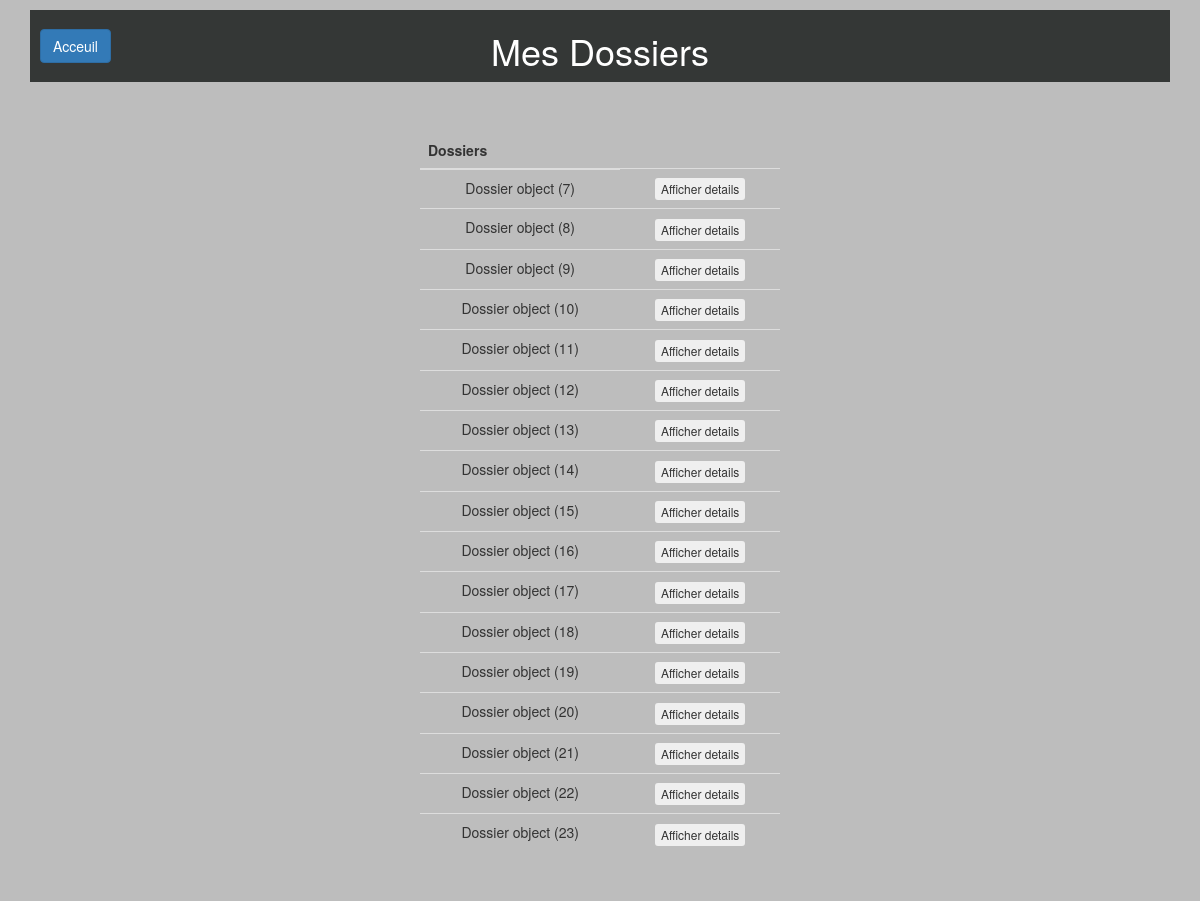
The page /consulterdossier/ (signed in) on the database as committed earlier.
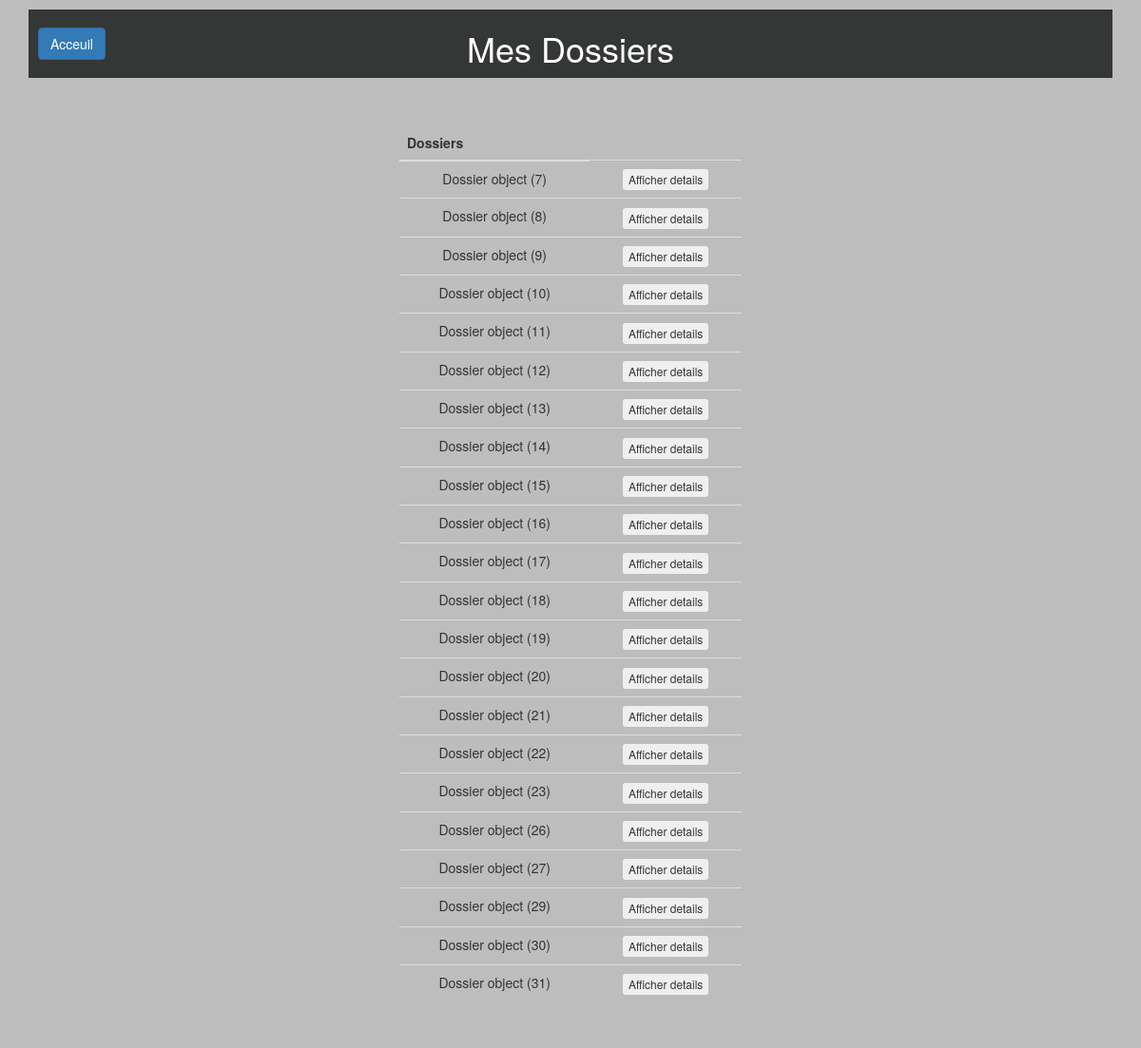
The same page on the database as committed later.
### calculdej/models.py (models this page shows, shortened)
class Dossier(models.Model):
    titre = models.CharField(max_length=30,default="")
    auteur = models.ForeignKey(settings.AUTH_USER_MODEL, on_delete=models.CASCADE)
    dernier = models.BooleanField(default=True)

### consulterdossier/views.py (the view)
# urls.py: url('consulterdossier/', include('consulterdossier.urls')),
@login_required
def consulterdossier(request):
    dossiers = Dossier.objects.filter(auteur=request.user)
    return render(request, 'consulterdossier/consulterdossier.html', locals())

### consulterdossier/templates/consulterdossier/consulterdossier.html (shortened to what this page needs)
{% extends "base.html" %}
{% block header %}<h1>Mes Dossiers</h1>{% endblock %}
{% block content %}
<table class="table">
  <thead>
       <tr>
           <th>Dossiers</th>
       </tr>
   </thead>
   <tbody>
       {% for d in dossiers %}
       <tr>
           <td>{{ d }} </td>
           <td>
             <form method="post">
                 <button class="btn btn-xs" type="submit" name="btnaffdetails" value="{{d.id}}">Afficher details</button>
             </form>
          </td>
       </tr>
      {%endfor%}
    </tbody>
</table>
{% endblock %}

Rows that differ between the two databases and show on the page:
added Dossier: id "Dossier object (26)"
added Dossier: id "Dossier object (27)"
added Dossier: id "Dossier object (29)"
added Dossier: id "Dossier object (30)"
added Dossier: id "Dossier object (31)"
